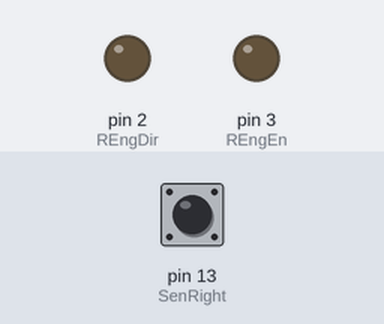
A sketch run on a simulated Arduino Uno, built with avr-gcc and run on an emulated ATmega328P. Shown: output pins drawn as LEDs (lit = HIGH). Inputs (shaded band) come from the test bench; at power-on: pin 13 (SenRight) LOW.

Above: at 1.2 s.
1.3 s: pin 13 (SenRight) pulled HIGH for 0.15 s
At 1.37 s:
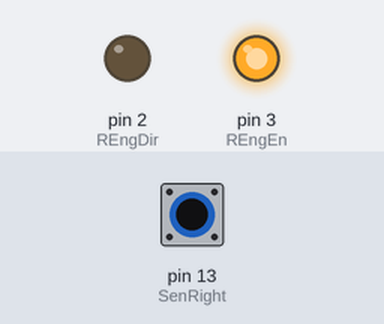
2.9 s: pin 13 (SenRight) pulled HIGH for 3.2 s
At 6.9 s:
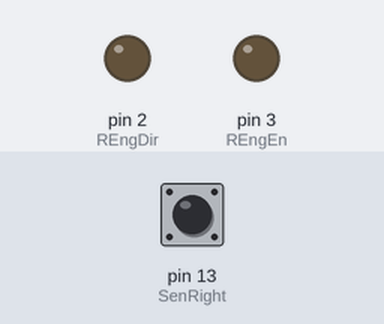
Timing chart, 0 to 8.4 s (numbered marks = the images above; inputs shaded):
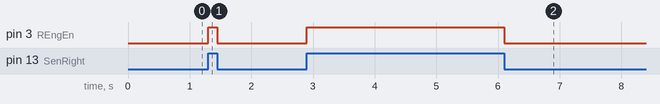

The sketch:

tryEngines.ino
```cpp
const int REngEn = 3;
const int REngDir = 2;
const int SenRight = 13;
int SenRV;

void setup()
{
  //  Serial.begin(9600);
  pinMode(REngEn, OUTPUT);
  pinMode(REngDir, OUTPUT);
  pinMode(SenRight, INPUT);
  digitalWrite(REngDir, LOW);
  //pinMode(10, OUTPUT);
}

void loop()
{ SenRV = digitalRead(SenRight);
//Serial.write(SenRight);
if(SenRV == HIGH){
  digitalWrite(REngEn, HIGH);
}
else{
  digitalWrite(REngEn, LOW);
}
}
```

Measured:
- after the input at 1.3 s, pin 3 (REngEn): LOW → HIGH at once, → LOW 0.15 s later
- after the input at 2.9 s, pin 3 (REngEn): LOW → HIGH at once, → LOW 3.2 s later
